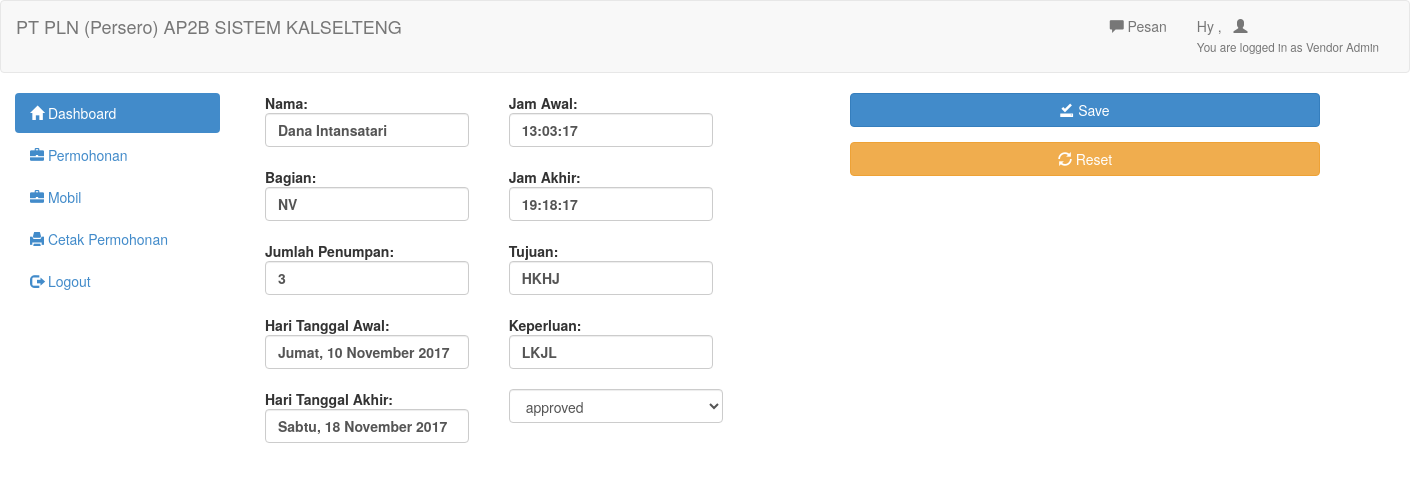
/vendoradmin/monitor_permohonan_edit.php?media=edit&id=1, run on the app's committed database.
### tables this page shows
CREATE TABLE `tb_permohonan` (
  `no_permohonan` int(5) NOT NULL,
  `nama` char(50) DEFAULT NULL,
  `bagian` char(50) DEFAULT NULL,
  `jumlah_penumpang` int(11) DEFAULT NULL,
  `hari_tgl` char(50) DEFAULT NULL,
  `hari_tglakhir` char(50) DEFAULT NULL,
  `jam_awal` time DEFAULT NULL,
  `jam_akhir` time DEFAULT NULL,
  `tujuan` char(50) DEFAULT NULL,
  `keperluan` char(75) DEFAULT NULL,
  `tglcetak_permohonan` date DEFAULT NULL,
  `menyetujui` char(50) DEFAULT NULL,
  `mengetahui` char(50) DEFAULT NULL,
  `pemohon` char(50) DEFAULT NULL,
  `no_pol` varchar(9) DEFAULT NULL,
  `driver` char(50) DEFAULT NULL,
  `status` varchar(10) NOT NULL,
  `type` varchar(10) NOT NULL,
  `type2` varchar(10) NOT NULL,
  `end` int(1) NOT NULL
);

### vendoradmin/monitor_permohonan_edit.php (the view, shortened to what this page needs)
<?php include "header.php" ?>
<div class="container">
	<div class="row">
		<div class="col-md-6">
			<form action="" method="post">
				<?php
				$query = $pdo->query("select * from tb_permohonan where no_permohonan='$_GET[id]'")->fetch(PDO::FETCH_OBJ);
				 ?>
				 <div class="row">
					<div class="col-md-5">
						<div class="form-group">
							<label>
								Nama:
								<input class="form-control capitalize" type="" name="nama" placeholder="Nama" value="<?php echo $query->nama;?>">
							</label>
						</div>
						<div class="form-group">
							<label>
								Bagian:
								<input class="form-control" type="" name="bagian" placeholder="Bagian" value="<?php echo $query->bagian;?>">
							</label>
						</div>
						<div class="form-group">
							<label>
								Jumlah Penumpan:
								<input class="form-control" type="number" name="jumlah_penumpang" placeholder="Jumlah Penumpang" value="<?php echo $query->jumlah_penumpang;?>" min="0">
							</label>
						</div>
						<div class="form-group">
							<label>
								Hari Tanggal Awal:
								<input class="form-control tanggal_akhir" type="" name="hari_tgl" placeholder="Hari Tgl" value="<?php echo $query->hari_tgl;?>">
							</label>
						</div>
						<div class="form-group">
							<label>
								Hari Tanggal Akhir:
								<input class="form-control tanggal_awal" type="" name="hari_tglakhir" placeholder="Hari Tgl Akhir" value="<?php echo $query->hari_tglakhir;?>">
							</label>
						</div>
					</div>
					<div class="col-md-5">
						<div class="form-group">
							<label>
								Jam Awal:
								<input class="form-control timepicker" type="" name="jam_awal" placeholder="Jam Awal" value="<?php echo $query->jam_awal;?>">
							</label>
						</div>
						<div class="form-group">
							<label>
								Jam Akhir:
								<input class="form-control timepicker" type="" name="jam_akhir" placeholder="Jam Akhir" value="<?php echo $query->jam_akhir;?>">
							</label>
						</div>
						<div class="form-group">
							<label>
								Tujuan:
								<input class="form-control" type="" name="tujuan" placeholder="Tujuan" value="<?php echo $query->tujuan;?>">
							</label>
						</div>
						<div class="form-group">
							<label>
								Keperluan:
								<input class="form-control" type="" name="keperluan" placeholder="Keperluan" value="<?php echo $query->keperluan;?>">
							</label>
						</div>
						<div class="form-group">
							<select class="form-control" name="status" required>
								<?php
								$query_select = $pdo->query("select * from tb_status");
								while ($row = $query_select->fetch(PDO::FETCH_OBJ)) {
									if($row->status == $query->status)
									{
										$selected = "selected";
									}else
									{
										$selected = "";
									}
									echo "<option value='$row->status' $selected>$row->status</option>";
								}
								?>
							</select>
						</div>
					</div>
				</div>
			</div>
				 <div class="row">
				   <div class="col-md-5">
				     <div class="form-group">
						 <button type="submit" class="btn btn-primary btn-block">
						 	<span class="glyphicon glyphicon-saved"></span>
							 Save
						 </button>
				     </div>
				   </div>
				   <div class="col-md-5">
				     <div class="form-group">
						 <button type="reset" class="btn btn-warning btn-block">
						 	<span class="glyphicon glyphicon-refresh"></span>
							 Reset
						 </button>
				     </div>
				   </div>
				 </div>
		</div>
	</div>
</div>
<?php include "footer.php" ?>

### data on the page
tb_permohonan: nama "Dana Intansatari", bagian "NV", jumlah_penumpang "3", hari_tgl "Jumat, 10 November 2017", hari_tglakhir "Sabtu, 18 November 2017", jam_awal "13:03:17", jam_akhir "19:18:17", tujuan "HKHJ", keperluan "LKJL"

### other printed values
form field status "approved"
